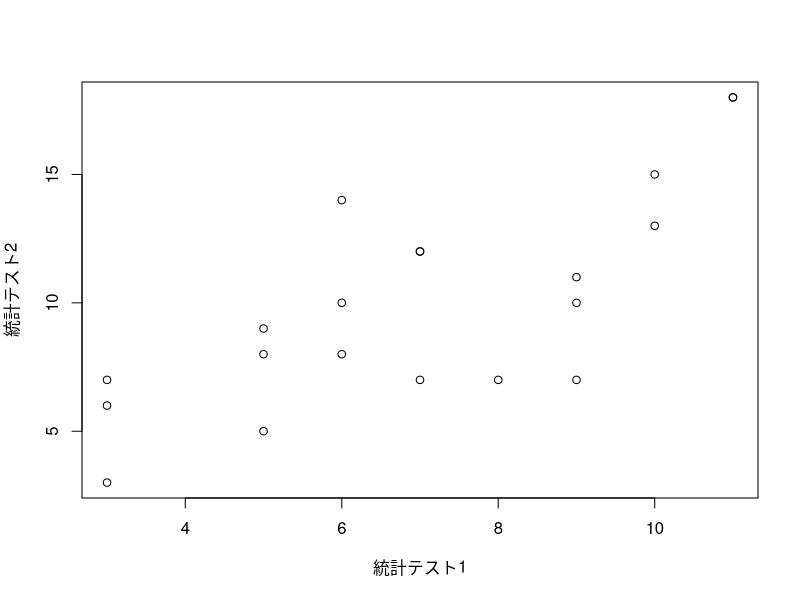

Recreate this plot in R. (Note: this script raises an error after producing the figure.)
# 3.1
# 相関: 量的変数どうしの関係
# 連関: 質的変数どうしの関係

# 3.2
# 曲線相関: 2変数の曲線的な関係
# よくわかる心理統計 (やわらかアカデミズム・わかるシリーズ)
# http://www.amazon.co.jp/dp/4623039994
# 正の相関: 変数xが大きいほど変数yも大きい傾向にある
# 負の相関: 変数xが大きいほど変数yは小さい傾向にある
# 無相関  : 変数xの大小の変化と変数yの大小の変化との間に関係はない
統計テスト1 <- c(6, 10, 6, 10, 5, 3, 5, 9, 3, 3, 11, 6, 11, 9, 7, 5, 8, 7, 7, 9)
統計テスト2 <- c(10, 13, 8, 15, 8, 6, 9, 10, 7, 3, 18, 14, 18, 11, 12, 5, 7, 12, 7, 7)
plot(統計テスト1, 統計テスト2)
# 散布図: 2変数の相関の様子を視覚的に把握するために用いる図
# 散布図を描いた場合、右上がりの傾向にある
# → 生の相関がある
plot(心理学テスト, 統計テスト1)
# → 相関が弱い
plot(心理学テスト, 統計テスト2)
# → ほぼ無相関
# 負の相関の場合の散布図は「右下がり」になる

# 3.3
# 相関係数、共分散: 2変数の関係の強さを反映する指標
# 共分散: 偏差(平均からの偏差)の積の平均
共分散1と2 <- sum((統計テスト1 - mean(統計テスト1)) * (統計テスト2 - mean(統計テスト2))) / length(統計テスト1)
共分散1と2
共分散1と2 <- mean((統計テスト1 - mean(統計テスト1)) * (統計テスト2 - mean(統計テスト2)))
共分散1と2
cov(統計テスト1, 統計テスト2)
# cov() : 不偏共分散。 n で割るのではなく、n - 1 で割る
cov(統計テスト1, 統計テスト2) * (length(統計テスト1) - 1) / length(統計テスト1)
# 共分散の問題点: 大きさが測定単位に依存してしまう
身長m <- c(1.5, 1.6, 1.7, 1.8, 1.9)
身長m
身長cm <- 身長m * 100
身長cm
体重 <- c(50, 70, 60, 80, 90)
cov(身長m, 体重)
cov(身長cm, 体重)
# 相関係数: 測定単位の影響を受けない

# 3.4
cov(統計テスト1, 統計テスト2) / (sd(統計テスト1) * sd(統計テスト2))
cor(統計テスト1, 統計テスト2)
cor(心理学テスト, 統計テスト1)
cor(心理学テスト, 統計テスト2)
# 無相関 → 相関係数は0
# 正の相関が強くなる → 相関係数は1に近づく
# 相関係数が1 → 一方の変数の値が分かれば他方の変数の値を正確に言い当てることができる
# -0.2 ≦ r ≦ 0.2					ほとんど相関なし
# -0.4 ≦ r < -0.2 0.2 < r ≦ 0.4	弱い相関あり
# -0.7 ≦ r < -0.4 0.4 < r ≦ 0.7	中程度の相関あり
# -1.0 ≦ r < -0.7 0.7 < r ≦ 1.0	強い相関あり

# 3.5
数学 <- c("嫌い", "嫌い", "好き", "好き", "嫌い", "嫌い", "嫌い", "嫌い", "嫌い", "好き", "好き", "嫌い", "好き", "嫌い", "嫌い", "好き", "嫌い", "嫌い", "嫌い", "嫌い")
数学
table(数学)
統計 <- c("好き", "好き", "好き", "好き", "嫌い", "嫌い", "嫌い", "嫌い", "嫌い", "嫌い", "好き", "好き", "好き", "嫌い", "好き", "嫌い", "嫌い", "嫌い", "嫌い", "嫌い")
統計
table(統計)
table(数学, 統計)
# 2 x 2 クロス集計表
# ファイ係数: 2 x 2 クロス集計表の様子を記述する指標

# 3.6
# ファイ係数: 相関係数の特別な場合で、1と0の2つの値からなる変数(二値変数)に対して計算される相関変数
数学イチゼロ <- ifelse(数学 == "好き", 1, 0)
数学イチゼロ
統計イチゼロ <- ifelse(統計 == "好き", 1, 0)
統計イチゼロ
cor(数学イチゼロ, 統計イチゼロ)
# 本当にわかりやすいすごく大切なことが書いてあるごく初歩の統計の本
# http://www.amazon.co.jp/dp/476282125X

